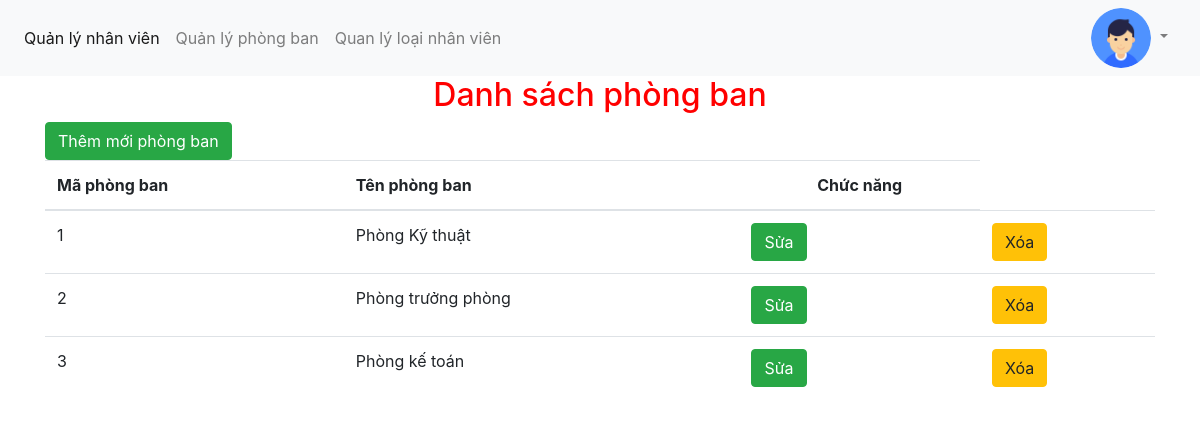
/list_pb.php, run on the app's committed database.
### tables this page shows
CREATE TABLE `phongban` (
  `maphong` int(11) NOT NULL,
  `tenphong` varchar(50) NOT NULL
);

### list_pb.php (the view, shortened to what this page needs)
<?php
include("connect.php");
$strSQL = "SELECT * FROM phongban";
$result = mysqli_query($con,$strSQL);
?>
<?php
include("header.php");
?>
<body>
	<div class="container">
		<h2 align="center" style="color: red;">Danh sách phòng ban</h2>
		<div class="table-responsive">
			<a href="add_pb.php" class="btn btn-success">Thêm mới phòng ban</a>
			<table class="table table-hover" id="my-table">
				<thead>
					<tr>
						<th>Mã phòng ban</th>
						<th>Tên phòng ban</th>
						<th style="text-align: center;">Chức năng</th>
					</tr>
				</thead>
				<tbody>
					<?php while ($row = $result->fetch_assoc()){?>
						<tr>
							<td><?= $row['maphong']; ?></td>
							<td><?= $row['tenphong']; ?></td>
							<td><a href="edit_pb.php?id=<?= $row["maphong"]; ?>" class="btn btn-success">Sửa</a></td>
							<td><a onclick="return window.confirm('Bạn muốn xóa không');" href="delete_pb.php?id=<?= $row["maphong"]; ?>" class="btn btn-warning">Xóa</a></td>
						</tr>
					<?php }?>
				</tbody>
			</table>
		</div>
	</div>
</body>
</html>

### data on the page
phongban: maphong "1", tenphong "Phòng Kỹ thuật"
phongban: maphong "2", tenphong "Phòng trưởng phòng"
phongban: maphong "3", tenphong "Phòng kế toán"
